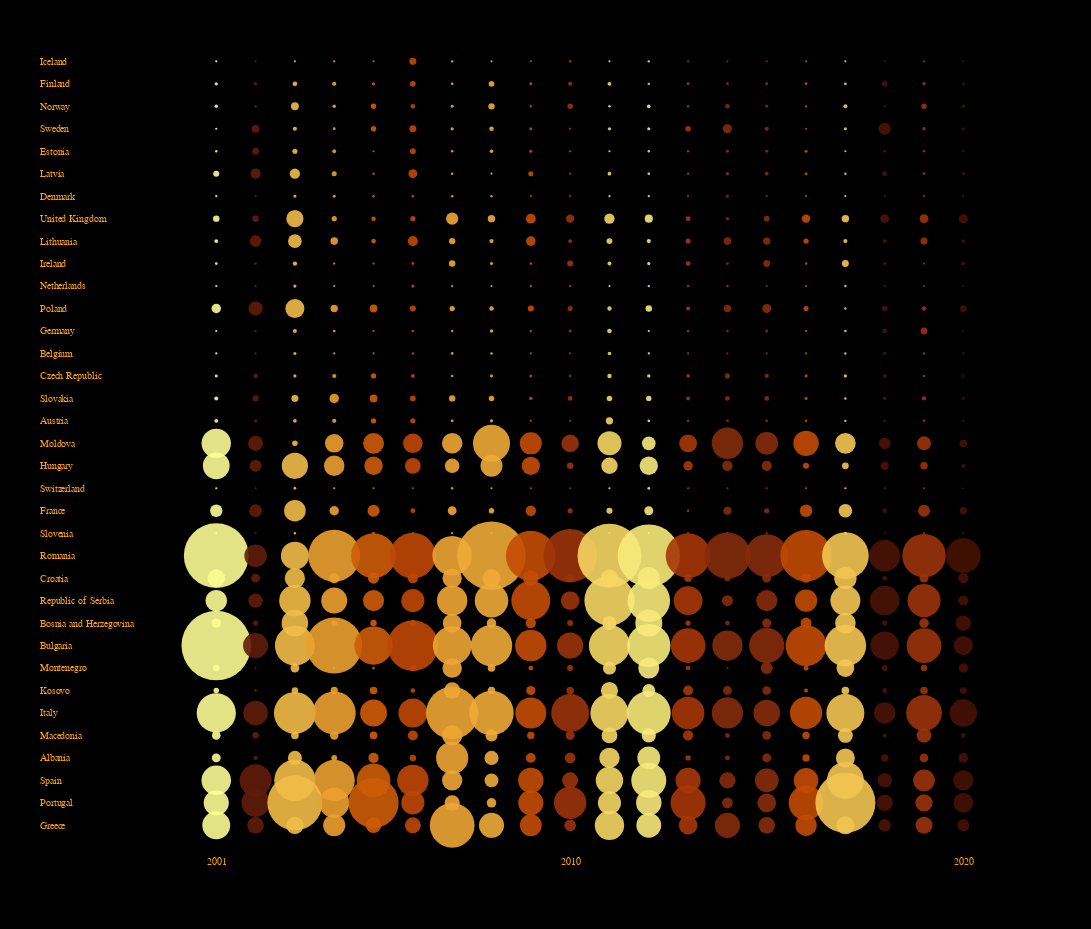

This figure's notebook cell:
### Markdown cell above
## Create Chart

### Code cell
colors = ['#451104', '#7f2a0c', '#b93e04', '#e27711', '#f0af3c', '#fbfc93']

min_size = 5  # Set the minimum object size
max_size = 5000  # Set the maximum object size

chart = alt.Chart(df_filtered).mark_circle(opacity=0.9).encode(
    alt.X('year:N', axis=alt.Axis(
        labelExpr="datum.value === 2001 || datum.value === 2010 || datum.value === 2020 ? datum.value : ''",
        labelColor='orange', ticks=False, labelAngle=0
    )),
    alt.Y('country:N', axis=alt.Axis(labels=True, labelColor='orange', ticks=False), sort=alt.EncodingSortField(field='lat', order='descending')),
    size=alt.Size('ba_year:Q', scale=alt.Scale(domain=[df_filtered['ba_year'].min(), df_filtered['ba_year'].max()], range=[min_size, max_size])),
    color=alt.Color('ba_year_eu', scale=alt.Scale(domain=[df_filtered['ba_year_eu'].min(), df_filtered['ba_year_eu'].max()], range=colors), legend=None),
    tooltip=['ba_share_year', 'ba_year_eu']
).properties(
    width=800,
    height=800
).configure(
    padding={"left": 40, "top": 40, "right": 0, "bottom": 50},
    background='#000000'
).configure_axis(grid=False, domain=False, labelFont='Helvetica'
).configure_view(
    strokeWidth=0
).configure_axisY(
    titleAngle=0,
    titleY=0,
    titleX=-60,
    labelPadding=160,
    labelAlign='left'
).configure_axisX(
    labelPadding=20
)

chart

### Figure 1 — Vega-Lite specification as saved in the notebook (floating-point values rounded to 4 significant figures; data arrays with more than 128 entries replaced by an {"elided": "..."} marker saying what was removed)
{"config": {"view": {"continuousWidth": 400, "continuousHeight": 300, "strokeWidth": 0}, "axis": {"domain": false, "grid": false, "labelFont": "Helvetica"}, "axisX": {"labelPadding": 20}, "axisY": {"labelAlign": "left", "labelPadding": 160, "titleAngle": 0, "titleX": -60, "titleY": 0}, "background": "#000000", "padding": {"left": 40, "top": 40, "right": 0, "bottom": 50}}, "data": {"name": "data-f0abadb4e21db70511e0df68b64300d2"}, "mark": {"type": "circle", "opacity": 0.9}, "encoding": {"color": {"field": "ba_year_eu", "legend": null, "scale": {"domain": [6617.0, 24900.0], "range": ["#451104", "#7f2a0c", "#b93e04", "#e27711", "#f0af3c", "#fbfc93"]}, "type": "quantitative"}, "size": {"field": "ba_year", "scale": {"domain": [0.0, 7602.0], "range": [5, 5000]}, "type": "quantitative"}, "tooltip": [{"field": "ba_share_year", "type": "quantitative"}, {"field": "ba_year_eu", "type": "quantitative"}], "x": {"axis": {"labelAngle": 0, "labelColor": "orange", "labelExpr": "datum.value === 2001 || datum.value === 2010 || datum.value === 2020 ? datum.value : ''", "ticks": false}, "field": "year", "type": "nominal"}, "y": {"axis": {"labelColor": "orange", "labels": true, "ticks": false}, "field": "country", "sort": {"field": "lat", "order": "descending"}, "type": "nominal"}}, "height": 800, "width": 800, "$schema": "https://vega.github.io/schema/vega-lite/v4.17.0.json", "datasets": {"data-f0abadb4e21db70511e0df68b64300d2": {"elided": "700 records"}}}
